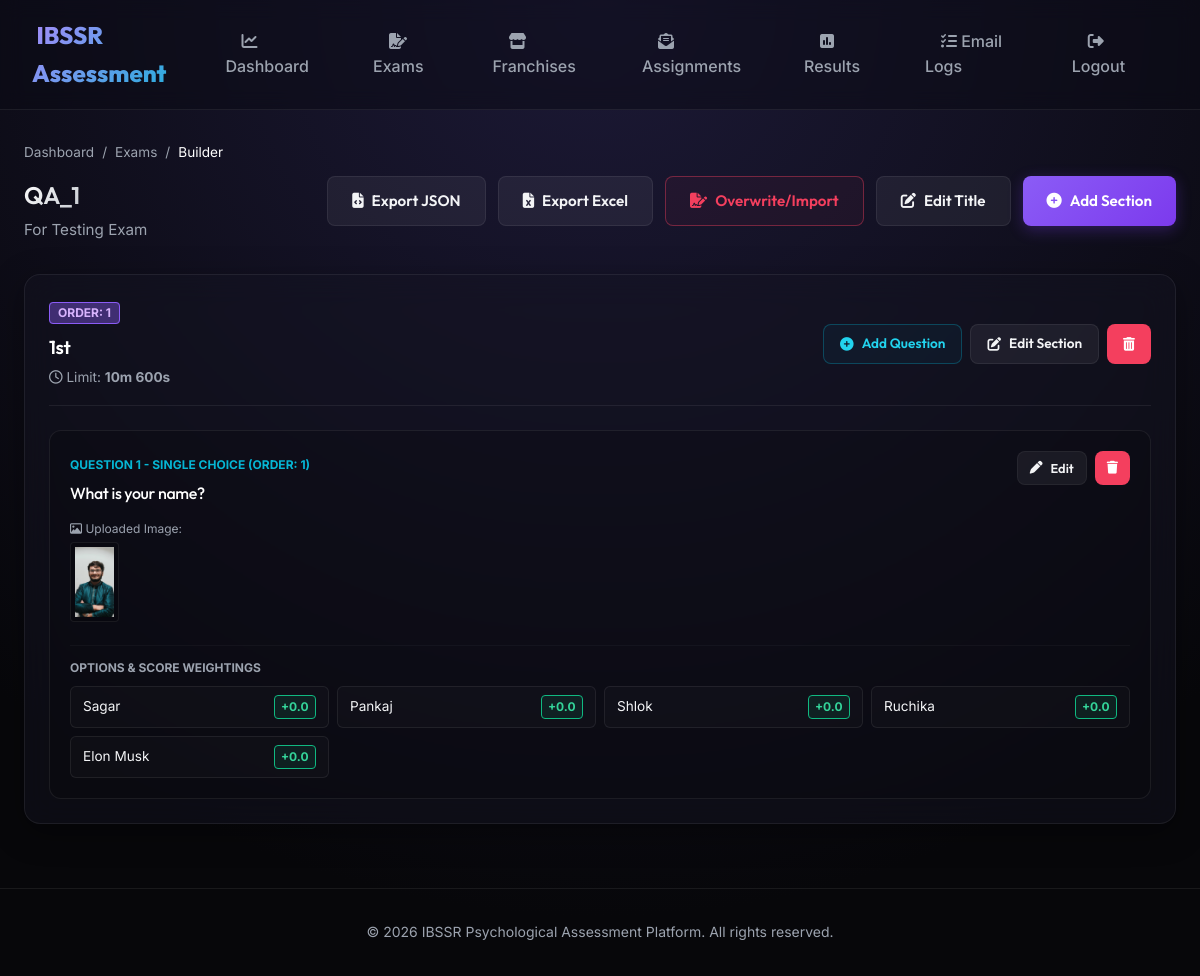
Screenshot of /tests-mgmt/1/ (signed in) with the database file from the repository.
### tests/models.py (models this page shows, shortened)
class Exam(models.Model):
    title = models.CharField(max_length=255)
    description = models.TextField(blank=True, null=True)
    created_by = models.ForeignKey('auth.User', on_delete=models.SET_NULL, null=True, blank=True, related_name='created_exams')
    shared_with = models.ManyToManyField('auth.User', blank=True, related_name='shared_exams', help_text="Franchises allowed to use this exam")
    created_at = models.DateTimeField(auto_now_add=True)
    updated_at = models.DateTimeField(auto_now=True)

class Section(models.Model):
    exam = models.ForeignKey(Exam, on_delete=models.CASCADE, related_name='sections')
    name = models.CharField(max_length=255)
    description = models.TextField(blank=True, null=True)
    duration_minutes = models.IntegerField(default=10, help_text="Duration minutes part")
    duration_seconds = models.IntegerField(default=0, help_text="Duration seconds part")
    order = models.IntegerField(default=0, help_text="Display order of this section")
    class Meta:
        ordering = ['order', 'id']
    @property
    def duration_display(self):
        return f"{self.duration_minutes}m {self.duration_seconds}s"

class Question(models.Model):
    QUESTION_TYPES = [
        ('single_select', 'Single Select (Radio Buttons)'),
        ('multi_select', 'Multi Select (Checkboxes)'),
    ]
    section = models.ForeignKey(Section, on_delete=models.CASCADE, related_name='questions')
    text = models.TextField()
    image = models.FileField(upload_to='question_images/', blank=True, null=True, help_text="Optional question image")
    question_type = models.CharField(max_length=20, choices=QUESTION_TYPES, default='single_select')
    order = models.IntegerField(default=0, help_text="Display order of this question")
    class Meta:
        ordering = ['order', 'id']

class Option(models.Model):
    question = models.ForeignKey(Question, on_delete=models.CASCADE, related_name='options')
    text = models.CharField(max_length=500)
    image = models.FileField(upload_to='option_images/', blank=True, null=True, help_text="Optional choice image")
    score = models.FloatField(default=0.0, help_text="Score weight/points for selecting this option")

### tests/views.py (the view)
# urls.py: path('<int:exam_id>/', views.exam_detail, name='exam_detail'),
@login_required
def exam_detail(request, exam_id):
    exam = get_object_or_404(Exam, id=exam_id)
    is_owner = request.user.is_superuser
    has_access = is_owner or exam.created_by == request.user
    if not has_access:
        raise PermissionDenied
    can_edit = is_owner or exam.created_by == request.user
    sections = exam.sections.all()
    return render(request, 'admin/exam_detail.html', {
        'exam': exam,
        'sections': sections,
        'can_edit': can_edit
    })

### templates/admin/exam_detail.html (shortened to what this page needs)
{% extends 'base.html' %}
{% block content %}
<div style="margin-bottom: 2rem;">
    <div style="display: flex; gap: 0.5rem; font-size: 0.85rem; color: var(--text-muted); align-items: center; margin-bottom: 0.75rem;">
        <a href="{% url 'admin_dashboard' %}" style="color: var(--text-muted); text-decoration: none;">Dashboard</a>
        <span>/</span>
        <a href="{% url 'exam_list' %}" style="color: var(--text-muted); text-decoration: none;">Exams</a>
        <span>/</span>
        <span style="color: #fff;">Builder</span>
    </div>
    <div style="display: flex; justify-content: space-between; align-items: flex-start; flex-wrap: wrap; gap: 1rem;">
        <div>
            <h2 style="background: linear-gradient(135deg, #fff, var(--text-muted)); -webkit-background-clip: text; -webkit-text-fill-color: transparent;">{{ exam.title }}</h2>
            {% if exam.description %}
                <p style="color: var(--text-muted); margin-top: 0.25rem; font-size: 0.95rem;">{{ exam.description }}</p>
            {% endif %}
        </div>
        <div style="display: flex; gap: 0.75rem; flex-wrap: wrap;">
            <a href="{% url 'exam_export_json' exam_id=exam.id %}" class="btn btn-secondary" title="Export as JSON">
                <i class="fa-solid fa-file-code"></i> Export JSON
            </a>
            <a href="{% url 'exam_export_excel' exam_id=exam.id %}" class="btn btn-secondary" title="Export as Excel">
                <i class="fa-solid fa-file-excel"></i> Export Excel
            </a>
            {% if can_edit %}
            <a href="{% url 'exam_import_overwrite' exam_id=exam.id %}" class="btn btn-secondary" style="border-color: rgba(244, 63, 94, 0.4); background: rgba(244, 63, 94, 0.05); color: #f43f5e;" title="Overwrite with new file">
                <i class="fa-solid fa-file-signature"></i> Overwrite/Import
            </a>
            <a href="{% url 'exam_edit' exam_id=exam.id %}" class="btn btn-secondary">
                <i class="fa-solid fa-pen-to-square"></i> Edit Title
            </a>
            <a href="{% url 'section_add' exam_id=exam.id %}" class="btn btn-primary">
                <i class="fa-solid fa-circle-plus"></i> Add Section
            </a>
            {% endif %}
        </div>
    </div>
</div>
{% for section in sections %}
    <div class="glass-card" style="margin-bottom: 2rem; padding: 1.5rem;">
        <div style="display: flex; justify-content: space-between; align-items: center; border-bottom: 1px solid var(--glass-border); padding-bottom: 1rem; margin-bottom: 1.5rem; flex-wrap: wrap; gap: 1rem;">
            <div>
                <span style="font-size: 0.75rem; background: var(--primary-glow); border: 1px solid var(--primary); padding: 0.15rem 0.5rem; border-radius: 4px; color: #d8b4fe; font-weight: 700; text-transform: uppercase;">
                    Order: {{ section.order }}
                </span>
                <h3 style="margin-top: 0.5rem; color: #fff;">{{ section.name }}</h3>
                <span style="font-size: 0.85rem; color: var(--text-muted); margin-top: 0.25rem; display: inline-block;">
                    <i class="fa-regular fa-clock"></i> Limit: <strong>{{ section.duration_display }}</strong>
                </span>
            </div>
            {% if can_edit %}
            <div style="display: flex; gap: 0.5rem;">
                <a href="{% url 'question_add' section_id=section.id %}" class="btn btn-secondary" style="font-size: 0.85rem; padding: 0.5rem 1rem; border-color: rgba(6, 182, 212, 0.3); background: rgba(6,182,212,0.05); color: #22d3ee;">
                    <i class="fa-solid fa-plus-circle"></i> Add Question
                </a>
                <a href="{% url 'section_edit' section_id=section.id %}" class="btn btn-secondary" style="font-size: 0.85rem; padding: 0.5rem 1rem;">
                    <i class="fa-solid fa-pen-to-square"></i> Edit Section
                </a>
                <a href="{% url 'section_delete' section_id=section.id %}" class="btn btn-danger" style="font-size: 0.85rem; padding: 0.5rem 1rem;">
                    <i class="fa-solid fa-trash-can"></i>
                </a>
            </div>
            {% endif %}
        </div>
        <div style="display: flex; flex-direction: column; gap: 1.5rem;">
            {% for q in section.questions.all %}
                <div style="background: rgba(0,0,0,0.15); border: 1px solid var(--glass-border); border-radius: 12px; padding: 1.25rem; position: relative;">
                    {% if can_edit %}
                    <div style="position: absolute; right: 1.25rem; top: 1.25rem; display: flex; gap: 0.5rem;">
                        <a href="{% url 'question_edit' question_id=q.id %}" class="btn btn-secondary" style="padding: 0.35rem 0.75rem; font-size: 0.8rem; border-color: rgba(255,255,255,0.05);">
                            <i class="fa-solid fa-pen"></i> Edit
                        </a>
                        <a href="{% url 'question_delete' question_id=q.id %}" class="btn btn-danger" style="padding: 0.35rem 0.75rem; font-size: 0.8rem;">
                            <i class="fa-solid fa-trash"></i>
                        </a>
                    </div>
                    {% endif %}
                    <div>
                        <span style="font-size: 0.75rem; font-weight: 700; color: var(--accent-cyan); text-transform: uppercase;">
                            Question {{ forloop.counter }} - {% if q.question_type == 'single_select' %}Single Choice{% else %}Multi-Select{% endif %} (Order: {{ q.order }})
                        </span>
                        <h4 style="margin-top: 0.25rem; margin-bottom: 0.75rem; color: #fff; font-weight: 500; max-width: 80%;">{{ q.text }}</h4>
                        {% if q.image %}
                            <div style="margin: 0.75rem 0;">
                                <span style="font-size: 0.75rem; color: var(--text-muted); display: block; margin-bottom: 0.25rem;"><i class="fa-regular fa-image"></i> Uploaded Image:</span>
                                <img src="{{ q.image.url }}" alt="Thumbnail" style="max-height: 80px; border-radius: 4px; border: 1px solid var(--glass-border); background: rgba(0,0,0,0.2); padding: 4px;">
                            </div>
                        {% endif %}
                        <div style="margin-top: 1rem; border-top: 1px solid rgba(255,255,255,0.03); padding-top: 0.75rem;">
                            <span style="font-size: 0.75rem; font-weight: 700; color: var(--text-muted); text-transform: uppercase; display: block; margin-bottom: 0.5rem;">Options & Score Weightings</span>
                            <div style="display: grid; grid-template-columns: repeat(auto-fill, minmax(220px, 1fr)); gap: 0.5rem;">
                                {% for opt in q.options.all %}
                                    <div style="background: rgba(255,255,255,0.02); border: 1px solid var(--glass-border); padding: 0.5rem 0.75rem; border-radius: 6px; display: flex; flex-direction: column; gap: 0.5rem; font-size: 0.85rem; align-items: flex-start; justify-content: space-between;">
                                        <div style="display: flex; justify-content: space-between; width: 100%; align-items: center;">
                                            <span style="color: var(--text-primary);">{{ opt.text }}</span>
                                            <span style="background: rgba(16, 185, 129, 0.1); border: 1px solid var(--accent-green); padding: 0.1rem 0.4rem; border-radius: 4px; font-weight: 700; font-size: 0.75rem; color: #34d399; margin-left: 0.5rem;">
                                                +{{ opt.score }}
                                            </span>
                                        </div>
                                    </div>
                                {% empty %}
                                    <span style="color: var(--accent-rose); font-style: italic; font-size: 0.85rem;">No options created. Click edit to add options.</span>
                                {% endfor %}
                            </div>
                        </div>
                    </div>
                </div>
            {% empty %}
                <div style="text-align: center; padding: 2rem; border: 1px dashed var(--glass-border); border-radius: 12px; color: var(--text-muted); font-size: 0.9rem;">
                    No questions added to this section. Click "Add Question" above.
                </div>
            {% endfor %}
        </div>
    </div>
{% endfor %}
{% endblock %}

### static/css/styles.css (style rules this page uses)
:root { --bg-dark: #07070a; --glass-bg: rgba(20, 20, 35, 0.45); --glass-border: rgba(255, 255, 255, 0.07); --text-primary: #f3f4f6; --text-muted: #9ca3af; --primary: #8b5cf6; --primary-glow: rgba(139, 92, 246, 0.4); --accent-cyan: #06b6d4; --accent-pink: #ec4899; --accent-green: #10b981; --accent-rose: #f43f5e; --font-heading: 'Outfit', sans-serif; --font-body: 'Inter', sans-serif; --transition: all 0.3s cubic-bezier(0.4, 0, 0.2, 1); }
* { box-sizing: border-box; margin: 0; padding: 0; }
body { font-family: var(--font-body); background: radial-gradient(circle at 50% 0%, #1c1936 0%, var(--bg-dark) 80%); color: var(--text-primary); min-height: 100vh; overflow-x: hidden; line-height: 1.6; }
h1, h2, h3, h4, h5, h6 { font-family: var(--font-heading); font-weight: 600; letter-spacing: -0.02em; }
.glass-card { background: var(--glass-bg); backdrop-filter: blur(16px); -webkit-backdrop-filter: blur(16px); border: 1px solid var(--glass-border); border-radius: 16px; padding: 2rem; box-shadow: 0 8px 32px 0 rgba(0, 0, 0, 0.37); transition: var(--transition); }
.btn { display: inline-flex; align-items: center; justify-content: center; gap: 0.5rem; font-family: var(--font-heading); font-weight: 600; font-size: 0.95rem; padding: 0.75rem 1.5rem; border-radius: 8px; border: none; cursor: pointer; transition: var(--transition); text-decoration: none; }
.btn-primary { background: linear-gradient(135deg, var(--primary), #7c3aed); color: #fff; box-shadow: 0 4px 15px rgba(124, 58, 237, 0.3); }
.btn-secondary { background: rgba(255, 255, 255, 0.06); color: var(--text-primary); border: 1px solid var(--glass-border); }
.btn-danger { background: var(--accent-rose); color: #fff; }

### rows the page displays
Exam: title "QA_1", description "For Testing Exam"
Section: order "1", name "1st", duration_display "10m 600s"
Question: question_type "SINGLE CHOICE", order "1", text "What is your name?", image (picture)
Option: text "Sagar", score "0.0"
Option: text "Pankaj", score "0.0"
Option: text "Shlok", score "0.0"
Option: text "Ruchika", score "0.0"
Option: text "Elon Musk", score "0.0"
